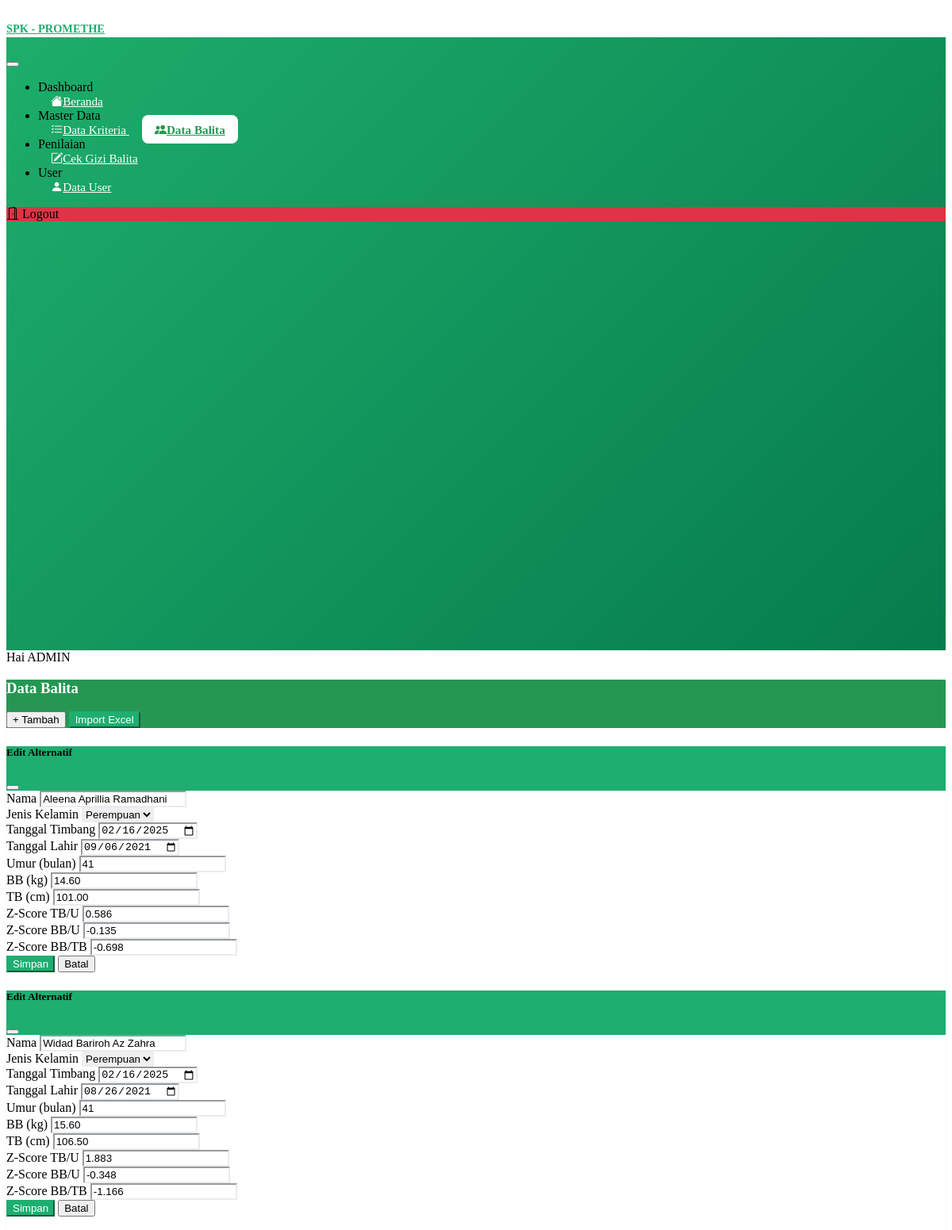
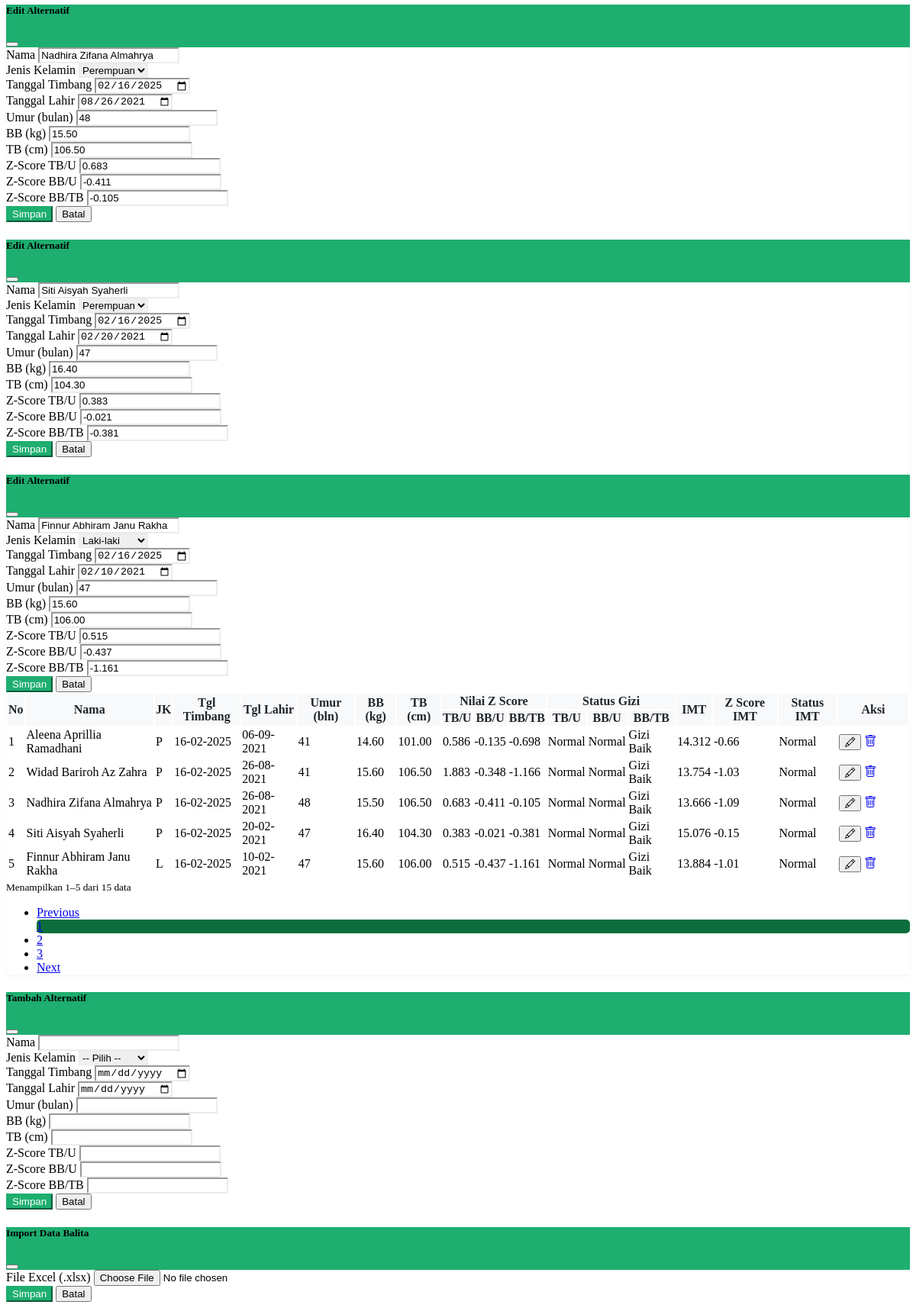
/views/alternatif.php (signed in), run on the app's committed database (2 pictures, top to bottom).
### tables this page shows
CREATE TABLE `alternatif` (
  `id` int NOT NULL,
  `nama` varchar(255) NOT NULL,
  `sex` enum('L','P') NOT NULL,
  `tgl_timbang` date NOT NULL,
  `tgl_lahir` date NOT NULL,
  `umur` int NOT NULL,
  `bb` float(8,2) NOT NULL,
  `tb` float(8,2) NOT NULL,
  `z_score_bb_u` decimal(6,3) DEFAULT NULL,
  `z_score_tb_u` decimal(6,3) DEFAULT NULL,
  `z_score_bb_tb` decimal(6,3) DEFAULT NULL,
  `status_bb_u` varchar(50) DEFAULT NULL,
  `status_tb_u` varchar(50) DEFAULT NULL,
  `status_bb_tb` varchar(50) DEFAULT NULL,
  `imt` decimal(6,3) DEFAULT NULL,
  `z_score_imt` float DEFAULT NULL,
  `status_imt` varchar(255) NOT NULL
);

### views/alternatif.php (the view, shortened to what this page needs)
<?php
include '../koneksi.php';
$limit = 5;
$page = isset($_GET['page']) ? (int) $_GET['page'] : 1;
$offset = ($page - 1) * $limit;
$total_data = $koneksi->query("SELECT COUNT(*) as total FROM alternatif")->fetch_assoc()['total'];
$total_pages = ceil($total_data / $limit);
$data = $koneksi->query("SELECT * FROM alternatif ORDER BY id DESC LIMIT $limit OFFSET $offset");
?>
<div class="container py-4">
<div class="card">
<div class="card-header bg-success text-white d-flex justify-content-between align-items-center">
<h3 class="m-0">Data Balita</h3>
<div>
  <button class="btn btn-light btn-sm" data-bs-toggle="modal" data-bs-target="#modalTambah">+ Tambah</button>
  <button class="btn btn-success btn-sm" data-bs-toggle="modal" data-bs-target="#modalImport">Import Excel</button>
</div>
</div>
<div class="table-responsive">
<table class="table align-middle table-hover m-0">
<thead class="table-light">
<tr>
  <th rowspan="2">No</th>
  <th rowspan="2">Nama</th>
  <th rowspan="2">JK</th>
  <th rowspan="2">Tgl Timbang</th>
  <th rowspan="2">Tgl Lahir</th>
  <th rowspan="2">Umur (bln)</th>
  <th rowspan="2">BB (kg)</th>
  <th rowspan="2">TB (cm)</th>
  <th colspan="3" class="text-center">Nilai Z Score</th>
  <th colspan="3" class="text-center">Status Gizi</th>
  <th rowspan="2">IMT</th>
  <th rowspan="2">Z Score IMT</th>
  <th rowspan="2">Status IMT</th>
  <th rowspan="2" width="90" class="text-center">Aksi</th>
</tr>
<tr>
  <th>TB/U</th>
  <th>BB/U</th>
  <th>BB/TB</th>
  <th>TB/U</th>
  <th>BB/U</th>
  <th>BB/TB</th>
</tr>
</thead>
<tbody>
<?php if ($data->num_rows === 0): ?>
<tr><td colspan="18" class="text-center text-muted py-3">Belum ada data</td></tr>
<?php else: $no = $offset + 1; while($row = $data->fetch_assoc()): ?>
<tr>
  <td><?= $no++ ?></td>
  <td><?= htmlspecialchars($row['nama'] ?: 'Null') ?></td>
  <td><?= htmlspecialchars($row['sex'] ?: 'Null') ?></td>
  <td><?= !empty($row['tgl_timbang']) ? date('d-m-Y', strtotime($row['tgl_timbang'])) : 'Null' ?></td>
  <td><?= !empty($row['tgl_lahir']) ? date('d-m-Y', strtotime($row['tgl_lahir'])) : 'Null' ?></td>
  <td><?= htmlspecialchars($row['umur'] ?: 'Null') ?></td>
  <td><?= htmlspecialchars($row['bb'] ?: 'Null') ?></td>
  <td><?= htmlspecialchars($row['tb'] ?: 'Null') ?></td>
  <td><?= htmlspecialchars($row['z_score_tb_u'] ?: 'Null') ?></td>
  <td><?= htmlspecialchars($row['z_score_bb_u'] ?: 'Null') ?></td>
  <td><?= htmlspecialchars($row['z_score_bb_tb'] ?: 'Null') ?></td>
  <td><?= htmlspecialchars($row['status_tb_u'] ?: 'Null') ?></td>
  <td><?= htmlspecialchars($row['status_bb_u'] ?: 'Null') ?></td>
  <td><?= htmlspecialchars($row['status_bb_tb'] ?: 'Null') ?></td>
  <td><?= htmlspecialchars($row['imt'] ?: 'Null') ?></td>
  <td><?= htmlspecialchars($row['z_score_imt'] ?: 'Null') ?></td>
  <td><?= htmlspecialchars($row['status_imt'] ?: 'Null') ?></td>
  <td class="text-center">
    <button class="btn btn-sm btn-outline-success" data-bs-toggle="modal" data-bs-target="#modalEdit<?= $row['id'] ?>">
      <i class="bi bi-pencil"></i>
    </button>
    <a href="?action=hapus&id=<?= $row['id'] ?>" class="btn btn-sm btn-outline-danger" onclick="return confirm('Yakin ingin hapus data ini?')">
      <i class="bi bi-trash"></i>
    </a>
  </td>
</tr>
<div class="modal fade" id="modalEdit<?= $row['id'] ?>" tabindex="-1">
<div class="modal-dialog">
<div class="modal-content">
<form method="POST">
<div class="modal-header bg-success text-white">
<h5 class="modal-title">Edit Alternatif</h5>
<button type="button" class="btn-close" data-bs-dismiss="modal"></button>
</div>
<div class="modal-body">
<div class="mb-3">
  <label>Nama</label>
  <input type="text" name="nama" value="<?= $row['nama'] ?>" class="form-control" required>
</div>
<div class="mb-3">
  <label>Jenis Kelamin</label>
  <select name="sex" class="form-select" required>
    <option value="L" <?= $row['sex']=='L'?'selected':'' ?>>Laki-laki</option>
    <option value="P" <?= $row['sex']=='P'?'selected':'' ?>>Perempuan</option>
  </select>
</div>
<div class="mb-3">
  <label>Tanggal Timbang</label>
  <input type="date" name="tgl_timbang" value="<?= $row['tgl_timbang'] ?>" class="form-control" required>
</div>
<div class="mb-3">
  <label>Tanggal Lahir</label>
  <input type="date" name="tgl_lahir" value="<?= $row['tgl_lahir'] ?>" class="form-control" required>
</div>
<div class="mb-3">
  <label>Umur (bulan)</label>
  <input type="number" name="umur" value="<?= $row['umur'] ?>" class="form-control" required>
</div>
<div class="mb-3">
  <label>BB (kg)</label>
  <input type="number" step="0.1" name="bb" value="<?= $row['bb'] ?>" class="form-control" required>
</div>
<div class="mb-3">
  <label>TB (cm)</label>
  <input type="number" step="0.1" name="tb" value="<?= $row['tb'] ?>" class="form-control" required>
</div>
<div class="mb-3">
  <label>Z-Score TB/U</label>
  <input type="number" step="0.01" name="z_score_tb_u" value="<?= $row['z_score_tb_u'] ?>" class="form-control" required>
</div>
<div class="mb-3">
  <label>Z-Score BB/U</label>
  <input type="number" step="0.01" name="z_score_bb_u" value="<?= $row['z_score_bb_u'] ?>" class="form-control" required>
</div>
<div class="mb-3">
  <label>Z-Score BB/TB</label>
  <input type="number" step="0.01" name="z_score_bb_tb" value="<?= $row['z_score_bb_tb'] ?>" class="form-control" required>
</div>
</div>
<div class="modal-footer">
<button type="submit" class="btn btn-success">Simpan</button>
<button type="button" class="btn btn-secondary" data-bs-dismiss="modal">Batal</button>
</div>
</form>
</div>
</div>
</div>
<?php endwhile; endif; ?>
</tbody>
</table>
</div>
<div class="d-flex justify-content-between align-items-center px-3">
<?php
$start = $offset + 1;
$end = $offset + $data->num_rows;
?>
<?php if ($total_data > 0): ?>
<div class="px-3 pt-2">
<small class="text-muted">Menampilkan <?= $start ?>–<?= $end ?> dari <?= $total_data ?> data</small>
</div>
<?php endif; ?>
<?php if ($total_pages > 1): ?>
<nav>
<ul class="pagination justify-content-end my-3 px-3">
<li class="page-item <?= $page <= 1 ? 'disabled' : '' ?>">
<a class="page-link" href="?page=<?= $page - 1 ?>">Previous</a>
</li>
<?php for ($i = 1; $i <= $total_pages; $i++): ?>
<li class="page-item <?= $i == $page ? 'active' : '' ?>">
<a class="page-link" href="?page=<?= $i ?>"><?= $i ?></a>
</li>
<?php endfor; ?>
<li class="page-item <?= $page >= $total_pages ? 'disabled' : '' ?>">
<a class="page-link" href="?page=<?= $page + 1 ?>">Next</a>
</li>
</ul>
</nav>
<?php endif; ?>
</div>
</div>
<div class="modal fade" id="modalTambah" tabindex="-1">
<div class="modal-dialog">
<div class="modal-content">
<form method="POST">
<div class="modal-header bg-success text-white">
<h5 class="modal-title">Tambah Alternatif</h5>
<button type="button" class="btn-close" data-bs-dismiss="modal"></button>
</div>
<div class="modal-body">
<div class="mb-3">
  <label>Nama</label>
  <input type="text" name="nama" class="form-control" required>
</div>
<div class="mb-3">
  <label>Jenis Kelamin</label>
  <select name="sex" class="form-select" required>
    <option value="">-- Pilih --</option>
  </select>
</div>
<div class="mb-3">
  <label>Tanggal Timbang</label>
  <input type="date" name="tgl_timbang" class="form-control" required>
</div>
<div class="mb-3">
  <label>Tanggal Lahir</label>
  <input type="date" name="tgl_lahir" class="form-control" required>
</div>
<div class="mb-3">
  <label>Umur (bulan)</label>
  <input type="number" name="umur" class="form-control" required>
</div>
<div class="mb-3">
  <label>BB (kg)</label>
  <input type="number" step="0.1" name="bb" class="form-control" required>
</div>
<div class="mb-3">
  <label>TB (cm)</label>
  <input type="number" step="0.1" name="tb" class="form-control" required>
</div>
<div class="mb-3">
  <label>Z-Score TB/U</label>
  <input type="number" step="0.01" name="z_score_tb_u" class="form-control" required>
</div>
<div class="mb-3">
  <label>Z-Score BB/U</label>
  <input type="number" step="0.01" name="z_score_bb_u" class="form-control" required>
</div>
<div class="mb-3">
  <label>Z-Score BB/TB</label>
  <input type="number" step="0.01" name="z_score_bb_tb" class="form-control" required>
</div>
</div>
<div class="modal-footer">
<button class="btn btn-success" type="submit">Simpan</button>
<button class="btn btn-secondary" type="button" data-bs-dismiss="modal">Batal</button>
</div>
</form>
</div>
</div>
</div>
<div class="modal fade" id="modalImport" tabindex="-1">
<div class="modal-dialog">
<div class="modal-content">
<form method="POST" enctype="multipart/form-data" action="/import.php">
<div class="modal-header bg-success text-white">
<h5 class="modal-title">Import Data Balita</h5>
<button type="button" class="btn-close" data-bs-dismiss="modal"></button>
</div>
<div class="modal-body">
<div class="mb-3">
  <label>File Excel (.xlsx)</label>
  <input type="file" name="file_excel" class="form-control" accept=".xlsx" required>
</div>
</div>
<div class="modal-footer">
<button class="btn btn-success" type="submit">Simpan</button>
<button class="btn btn-secondary" type="button" data-bs-dismiss="modal">Batal</button>
</div>
</form>
</div>
</div>
</div>
</div>
<?php
include __DIR__ . '/layout.php';
?>

### script/app.css (style rules this page uses)
:root { --primary-color: #1eae70; --primary-dark: #067c62; --primary-light: #259753; --success-color: #259753; --danger-color: #dc3545; --warning-color: #f5a623; --info-color: #165f4b; }
.btn-success { background-color: #1eae70 !important; border-color: #1eae70 !important; color: #ffffff !important; }
.bg-success { background-color: #1eae70 !important; }
.form-control { border-color: #e9ecef !important; }
.form-select { border-color: #e9ecef !important; }
.pagination .page-link { background-color: transparent; }
.pagination .page-item { border-radius: 5px; }
.pagination .page-item.active { background-color: #0d6e3d !important; color: #ffffff !important; }
.modal-header { border-bottom-color: #e9ecef !important; }
.card { border-color: #e9ecef !important; box-shadow: 0 0.125rem 0.25rem rgba(30, 174, 152, 0.075); }
.card-header { background-color: #f8f9fa !important; border-bottom-color: #e9ecef !important; }
.card-header.bg-success { background-color: #259753 !important; color: #ffffff !important; border-bottom-color: #1e7a42 !important; }
.table { border-color: #e9ecef !important; }
.table thead th { background-color: #f8f9fa !important; color: #212529; border-bottom-color: #dee2e6 !important; font-weight: 600; }

### data on the page
alternatif: nama "Aleena Aprillia Ramadhani", sex "P", tgl_timbang "16-02-2025", tgl_lahir "06-09-2021", umur "41", bb "14.60", tb "101.00", z_score_tb_u "0.586", z_score_bb_u "-0.135", z_score_bb_tb "-0.698", status_tb_u "Normal", status_bb_u "Normal", status_bb_tb "Gizi Baik", imt "14.312", z_score_imt "-0.66", status_imt "Normal", sex "Perempuan", tgl_timbang "02/16/2025", tgl_lahir "09/06/2021"
alternatif: nama "Widad Bariroh Az Zahra", sex "P", tgl_timbang "16-02-2025", tgl_lahir "26-08-2021", umur "41", bb "15.60", tb "106.50", z_score_tb_u "1.883", z_score_bb_u "-0.348", z_score_bb_tb "-1.166", status_tb_u "Normal", status_bb_u "Normal", status_bb_tb "Gizi Baik", imt "13.754", z_score_imt "-1.03", status_imt "Normal", sex "Perempuan", tgl_timbang "02/16/2025", tgl_lahir "08/26/2021"
alternatif: nama "Nadhira Zifana Almahrya", sex "P", tgl_timbang "16-02-2025", tgl_lahir "26-08-2021", umur "48", bb "15.50", tb "106.50", z_score_tb_u "0.683", z_score_bb_u "-0.411", z_score_bb_tb "-0.105", status_tb_u "Normal", status_bb_u "Normal", status_bb_tb "Gizi Baik", imt "13.666", z_score_imt "-1.09", status_imt "Normal", sex "Perempuan", tgl_timbang "02/16/2025", tgl_lahir "08/26/2021"
alternatif: nama "Siti Aisyah Syaherli", sex "P", tgl_timbang "16-02-2025", tgl_lahir "20-02-2021", umur "47", bb "16.40", tb "104.30", z_score_tb_u "0.383", z_score_bb_u "-0.021", z_score_bb_tb "-0.381", status_tb_u "Normal", status_bb_u "Normal", status_bb_tb "Gizi Baik", imt "15.076", z_score_imt "-0.15", status_imt "Normal", sex "Perempuan", tgl_timbang "02/16/2025", tgl_lahir "02/20/2021"
alternatif: nama "Finnur Abhiram Janu Rakha", sex "L", tgl_timbang "16-02-2025", tgl_lahir "10-02-2021", umur "47", bb "15.60", tb "106.00", z_score_tb_u "0.515", z_score_bb_u "-0.437", z_score_bb_tb "-1.161", status_tb_u "Normal", status_bb_u "Normal", status_bb_tb "Gizi Baik", imt "13.884", z_score_imt "-1.01", status_imt "Normal", sex "Laki-laki", tgl_timbang "02/16/2025", tgl_lahir "02/10/2021"

### other printed values
$name "ADMIN"
$start "1"
$end "5"
$total_data "15"
